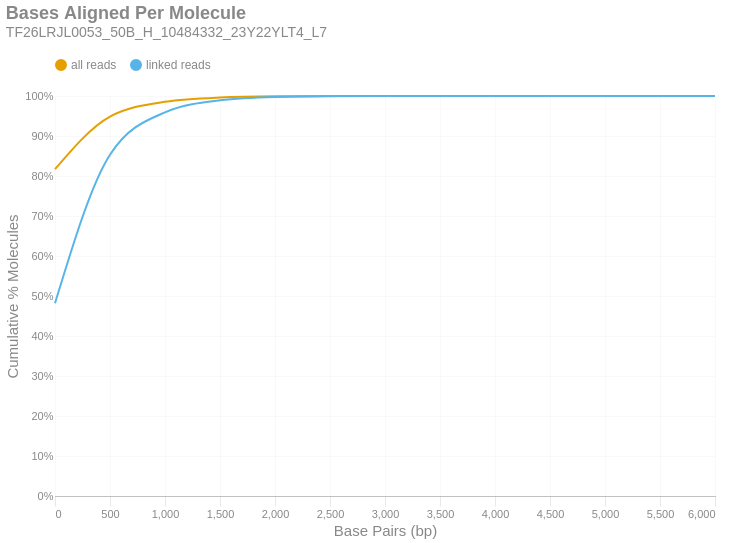

The notebook cell saved with this chart:
### Markdown cell above
### Bases Aligned Per Molecule
This is a cumulative frequency distribution showing the number of base pairs aligned per unique molecule. These data are shown in 500 bp bins. There are two distributions: one with `all reads` (yellow) and another with only `linked reads` (blue). The percent of molecules in the `linked reads` distribution is relative to the total number of linked molecules.

### Code cell
if SKIPLR:
    print_html(f"Skipped")
else:
    binned_df = consolidated_hist(valids['aligned_bp'], mask, 500, True)
    with SafeRender(binned_df):
        (
            density_plot(binned_df, 'Bases Aligned Per Molecule', samplename, 'basesper')
            .encode(
                x=alt.X('bin:Q', title="Base Pairs (bp)").axis(tickMinStep=500).scale(padding=0),
                y=alt.Y('value:Q', title='Cumulative % Molecules')
                    .axis(format='%')
                    .scale(domain = [0,1])
                    .stack(False),
                color=alt.Color("key:N").scale(domain = ["all reads", "linked reads"]),
                tooltip = [
                    alt.Tooltip("key:N", title = "Data Type"),
                    alt.Tooltip("range_label:N", title="Bases Aligned Per Molecule"),
                    alt.Tooltip("value:Q", format = ".2%", title="% Molecules (Cum.)")
                ]
            )
        ).display()

### Figure 1 — Vega-Lite specification as saved in the notebook (floating-point values rounded to 4 significant figures)
{"width": "container", "height": 400, "config": {"title": {"anchor": "start", "dy": -15, "fontSize": 18, "color": "#888888", "subtitleColor": "#888888", "subtitleFontSize": 14}, "arc": {"fill": "#0072B2"}, "axis": {"domainColor": "#888888", "domainWidth": 0.5, "gridWidth": 0.2, "grid": false, "titleFontWeight": 400, "titleFontSize": 15, "labelFontSize": 11, "labelColor": "#888888", "tickColor": "#888888", "tickWidth": 0.2, "titleColor": "#888888"}, "axisBand": {"grid": false}, "axisX": {"grid": true, "tickSize": 10, "domainCap": "round"}, "axisY": {"domain": false, "grid": true, "tickSize": 0, "domainCap": "round"}, "background": "transparent", "header": {"labelFontSize": 15, "labelColor": "#888888", "titleFontSize": 15, "titleFontWeight": 600, "titleColor": "#888888"}, "legend": {"labelFont": "sans-serif", "labelFontSize": 12, "labelColor": "#888888", "symbolSize": 100, "symbolType": "circle", "titleFontSize": 12, "titlePadding": 10, "titleColor": "#888888", "title": null, "orient": "top"}, "range": {"category": ["#E69F00", "#56B4E9", "#009E73", "#F0E442", "#0072B2", "#D55E00", "#CC79A7", "#000000"], "diverging": ["#cfe8f3", "#a2d4ec", "#73bfe2", "#46abdb", "#1696d2", "#12719e"]}, "area": {"fill": "#0072B2", "fillOpacity": 0.7, "line": true, "strokeOpacity": 0.7}, "line": {"color": "#0072B2", "stroke": "#0072B2", "strokeWidth": 2}, "trail": {"color": "#0072B2", "stroke": "#0072B2", "strokeWidth": 0, "size": 1}, "point": {"filled": true, "fillOpacity": 1.0, "size": 95}, "text": {"color": "#888888", "fontSize": 11, "align": "right", "fontWeight": 400, "size": 11}, "bar": {"fill": "#0072B2", "stroke": null}, "view": {"stroke": null, "continuousWidth": 660, "continuousHeight": 400}}, "data": {"name": "data-b3c5e928eab8e786849bdf453a521a9c"}, "mark": {"type": "line", "interpolate": "monotone", "point": {"opacity": 0, "size": 275}}, "encoding": {"color": {"field": "key", "scale": {"domain": ["all reads", "linked reads"]}, "type": "nominal"}, "tooltip": [{"field": "key", "title": "Data Type", "type": "nominal"}, {"field": "range_label", "title": "Bases Aligned Per Molecule", "type": "nominal"}, {"field": "value", "format": ".2%", "title": "% Molecules (Cum.)", "type": "quantitative"}], "x": {"axis": {"tickMinStep": 500}, "field": "bin", "scale": {"padding": 0}, "title": "Base Pairs (bp)", "type": "quantitative"}, "y": {"axis": {"format": "%"}, "field": "value", "scale": {"domain": [0, 1]}, "stack": false, "title": "Cumulative % Molecules", "type": "quantitative"}}, "params": [{"name": "param_c36ac31b6afebe62", "select": {"type": "point", "fields": ["key"]}, "bind": "legend"}], "title": {"text": "Bases Aligned Per Molecule", "subtitle": "TF26LRJL0053_50B_H_10484332_23Y22YLT4_L7"}, "transform": [{"fold": ["all reads (cumsum)", "linked reads (cumsum)"]}, {"calculate": "replace(datum.key, ' (cumsum)', '')", "as": "key"}, {"filter": {"param": "param_c36ac31b6afebe62"}}], "usermeta": {"embedOptions": {"downloadFileName": "TF26LRJL0053_50B_H_10484332_23Y22YLT4_L7.basesper"}}, "$schema": "https://vega.github.io/schema/vega-lite/v6.4.1.json", "datasets": {"data-b3c5e928eab8e786849bdf453a521a9c": [{"bin": "0.0", "interval": "0.0-500.0", "all reads": 0.817, "linked reads": 0.4817, "all reads (cumsum)": 0.817, "linked reads (cumsum)": 0.4817, "range_label": "0-499"}, {"bin": "500.0", "interval": "500.0-1000.0", "all reads": 0.1316, "linked reads": 0.3716, "all reads (cumsum)": 0.9485, "linked reads (cumsum)": 0.8533, "range_label": "500-999"}, {"bin": "1000.0", "interval": "1000.0-1500.0", "all reads": 0.03713, "linked reads": 0.1058, "all reads (cumsum)": 0.9857, "linked reads (cumsum)": 0.9591, "range_label": "1000-1499"}, {"bin": "1500.0", "interval": "1500.0-2000.0", "all reads": 0.01054, "linked reads": 0.03006, "all reads (cumsum)": 0.9962, "linked reads (cumsum)": 0.9892, "range_label": "1500-1999"}, {"bin": "2000.0", "interval": "2000.0-2500.0", "all reads": 0.002921, "linked reads": 0.008331, "all reads (cumsum)": 0.9991, "linked reads (cumsum)": 0.9975, "range_label": "2000-2499"}, {"bin": "2500.0", "interval": "2500.0-3000.0", "all reads": 0.0006483, "linked reads": 0.001849, "all reads (cumsum)": 0.9998, "linked reads (cumsum)": 0.9994, "range_label": "2500-2999"}, {"bin": "3000.0", "interval": "3000.0-3500.0", "all reads": 0.0001592, "linked reads": 0.0004541, "all reads (cumsum)": 0.9999, "linked reads (cumsum)": 0.9998, "range_label": "3000-3499"}, {"bin": "3500.0", "interval": "3500.0-4000.0", "all reads": 4.719e-05, "linked reads": 0.0001346, "all reads (cumsum)": 1.0, "linked reads (cumsum)": 1.0, "range_label": "3500-3999"}, {"bin": "4000.0", "interval": "4000.0-4500.0", "all reads": 1.375e-05, "linked reads": 3.923e-05, "all reads (cumsum)": 1.0, "linked reads (cumsum)": 1.0, "range_label": "4000-4499"}, {"bin": "4500.0", "interval": "4500.0-5000.0", "all reads": 2.321e-06, "linked reads": 6.621e-06, "all reads (cumsum)": 1.0, "linked reads (cumsum)": 1.0, "range_label": "4500-4999"}, {"bin": "5000.0", "interval": "5000.0-5500.0", "all reads": 6.877e-07, "linked reads": 1.962e-06, "all reads (cumsum)": 1.0, "linked reads (cumsum)": 1.0, "range_label": "5000-5499"}, {"bin": "5500.0", "interval": "5500.0-6000.0", "all reads": 3.439e-07, "linked reads": 9.809e-07, "all reads (cumsum)": 1.0, "linked reads (cumsum)": 1.0, "range_label": "5500-5999"}, {"bin": "6000.0", "interval": "6000.0-6500.0", "all reads": 8.597e-08, "linked reads": 2.452e-07, "all reads (cumsum)": 1.0, "linked reads (cumsum)": 1.0, "range_label": "6000-6499"}]}}
